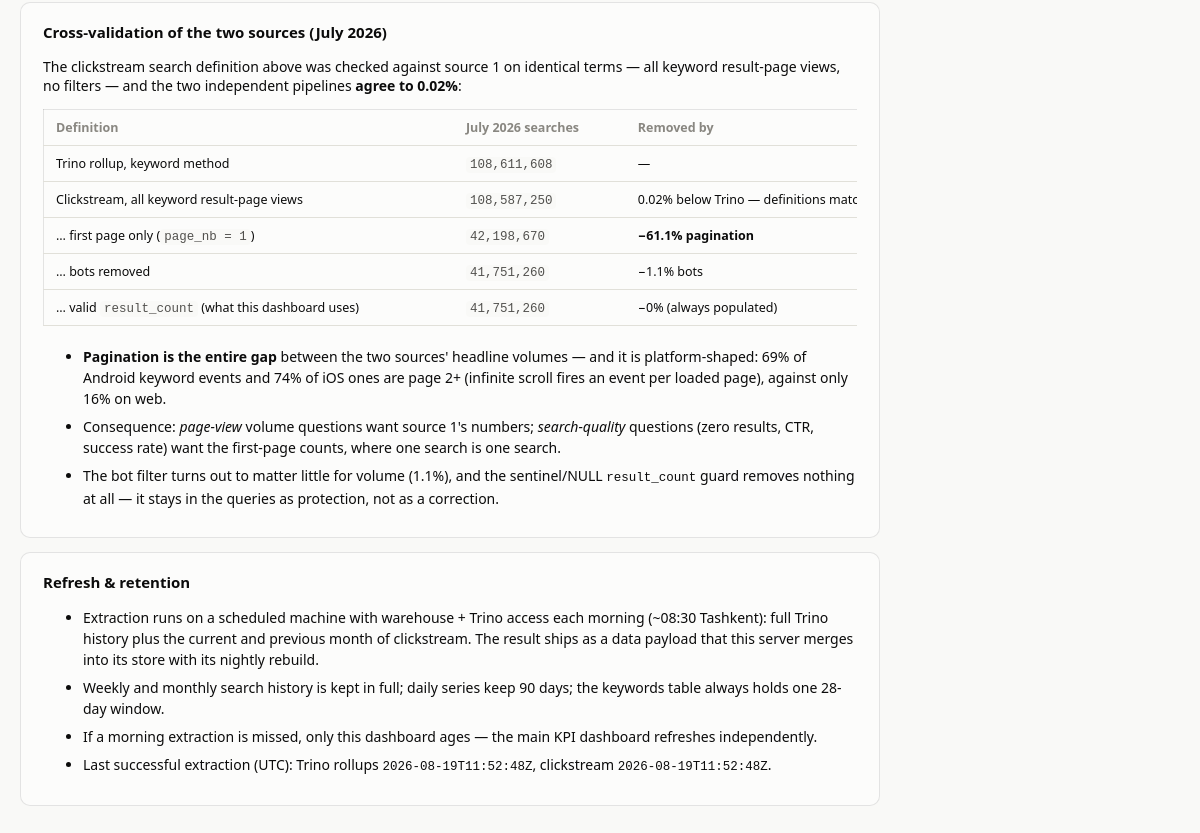
The app's page /search/methodology (signed in, lower part), older data.
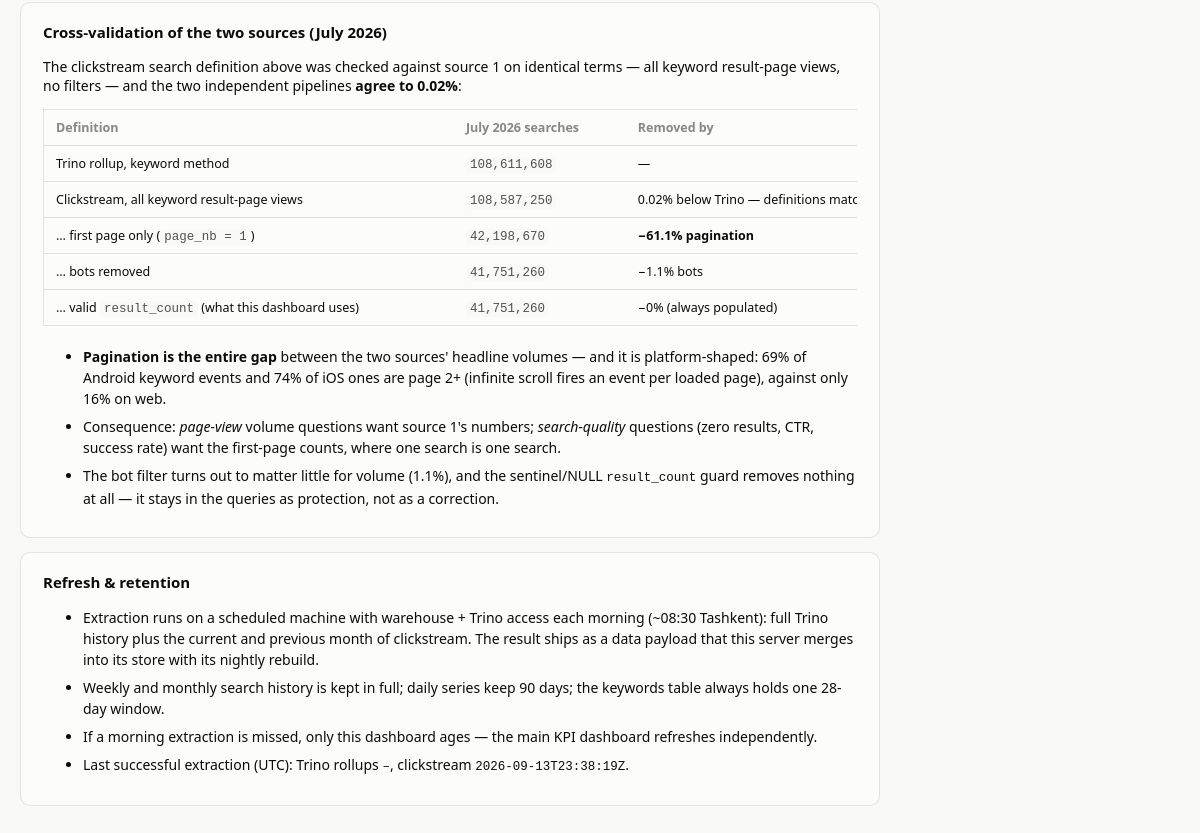
The same page, newer data.
### tables this page shows
CREATE TABLE meta (
  metric           TEXT PRIMARY KEY,
  status           TEXT NOT NULL,
  extracted_at_utc TEXT,
  latest_period    TEXT,
  rows             INTEGER,
  error            TEXT
);

### webapp/app.py (the view)
    @app.route("/search/methodology")
    def search_methodology():
        built, age_h, level = data.freshness() if data.available() else (None, None, "missing")
        m = data.meta() if data.available() else {}
        extracted = {k: (m.get(k) or {}).get("extracted_at_utc")
                     for k in ("search_trino", "search_hydra")}
        trino_sqls, hydra_sqls = [], []
        sql_dir = Path(__file__).resolve().parent.parent / "sql" / "search"
        try:
            for f in sorted(sql_dir.glob("*.sql")):
                entry = {"name": f.name, "text": f.read_text()}
                (hydra_sqls if f.name.startswith("hydra_")
                 else trino_sqls).append(entry)
        except OSError:
            pass
        return render_template(
            "search_methodology.html", tabs=SEARCH_TABS,
            active="search_methodology", built_at=built, age_hours=age_h,
            freshness=level, dash_title=SEARCH_DASH_TITLE, extracted=extracted,
            trino_sqls=trino_sqls, hydra_sqls=hydra_sqls,
        )

### webapp/data.py (called while the page is built)
def _conn():
    conn = sqlite3.connect("file:%s?mode=ro" % SNAPSHOT_PATH, uri=True)
    conn.row_factory = sqlite3.Row
    return conn

def available():
    try:
        conn = _conn()
        conn.execute("SELECT 1 FROM snapshot_info LIMIT 1")
        conn.close()
        return True
    except sqlite3.Error:
        return False

def snapshot_info():
    with _conn() as conn:
        return {r["key"]: r["value"] for r in conn.execute("SELECT key, value FROM snapshot_info")}

def meta():
    with _conn() as conn:
        return {
            r["metric"]: dict(r)
            for r in conn.execute("SELECT * FROM meta ORDER BY metric")
        }

def freshness():
    info = snapshot_info()
    built = info.get("built_at_utc")
    if not built:
        return None, None, "missing"
    dt = datetime.strptime(built, "%Y-%m-%dT%H:%M:%SZ").replace(tzinfo=timezone.utc)
    age_h = (datetime.now(timezone.utc) - dt).total_seconds() / 3600.0
    level = "green" if age_h < 36 else ("amber" if age_h < 72 else "red")
    return built, round(age_h, 1), level

### webapp/templates/search_methodology.html (shortened to what this page needs)
{% extends "base.html" %}
{% block content %}
<div class="method">
<section>
  <h3>Cross-validation of the two sources (July 2026)</h3>
  <p>
    The clickstream search definition above was checked against source 1 on
    identical terms — all keyword result-page views, no filters — and the two
    independent pipelines <strong>agree to 0.02%</strong>:
  </p>
  <div class="dict-wrap">
  <table class="dict">
    <thead><tr><th>Definition</th><th>July 2026 searches</th><th>Removed by</th></tr></thead>
    <tbody>
      <tr><td>Trino rollup, keyword method</td>
          <td><code>108,611,608</code></td><td>—</td></tr>
      <tr><td>Clickstream, all keyword result-page views</td>
          <td><code>108,587,250</code></td>
          <td>0.02% below Trino — definitions match</td></tr>
      <tr><td>… first page only (<code>page_nb = 1</code>)</td>
          <td><code>42,198,670</code></td>
          <td><strong>−61.1% pagination</strong></td></tr>
      <tr><td>… bots removed</td>
          <td><code>41,751,260</code></td><td>−1.1% bots</td></tr>
      <tr><td>… valid <code>result_count</code> (what this dashboard uses)</td>
          <td><code>41,751,260</code></td><td>−0% (always populated)</td></tr>
    </tbody>
  </table>
  </div>
  <ul>
    <li><strong>Pagination is the entire gap</strong> between the two sources'
      headline volumes — and it is platform-shaped: 69% of Android keyword
      events and 74% of iOS ones are page 2+ (infinite scroll fires an event
      per loaded page), against only 16% on web.</li>
    <li>Consequence: <em>page-view</em> volume questions want source 1's
      numbers; <em>search-quality</em> questions (zero results, CTR, success
      rate) want the first-page counts, where one search is one search.</li>
    <li>The bot filter turns out to matter little for volume (1.1%), and the
      sentinel/NULL <code>result_count</code> guard removes nothing at all —
      it stays in the queries as protection, not as a correction.</li>
  </ul>
</section>
<section>
  <h3>Refresh &amp; retention</h3>
  <ul>
    <li>Extraction runs on a scheduled machine with warehouse + Trino access
      each morning (~08:30 Tashkent): full Trino history plus the current and
      previous month of clickstream. The result ships as a data payload that
      this server merges into its store with its nightly rebuild.</li>
    <li>Weekly and monthly search history is kept in full; daily series keep
      90 days; the keywords table always holds one 28-day window.</li>
    <li>If a morning extraction is missed, only this dashboard ages — the
      main KPI dashboard refreshes independently.</li>
    <li>Last successful extraction (UTC):
      Trino rollups <code>{{ extracted.search_trino or "–" }}</code>,
      clickstream <code>{{ extracted.search_hydra or "–" }}</code>.</li>
  </ul>
</section>
</div>
{% endblock %}

Row changes from the older to the newer data that the page shows:
removed meta: extracted_at_utc "2026-08-19T11:52:48Z"
changed meta: extracted_at_utc "2026-08-19T11:52:48Z" → "2026-09-13T23:38:19Z"
Text that changed along with them:
{{ extracted.search_trino or "–" }}: (not shown) → "–"
